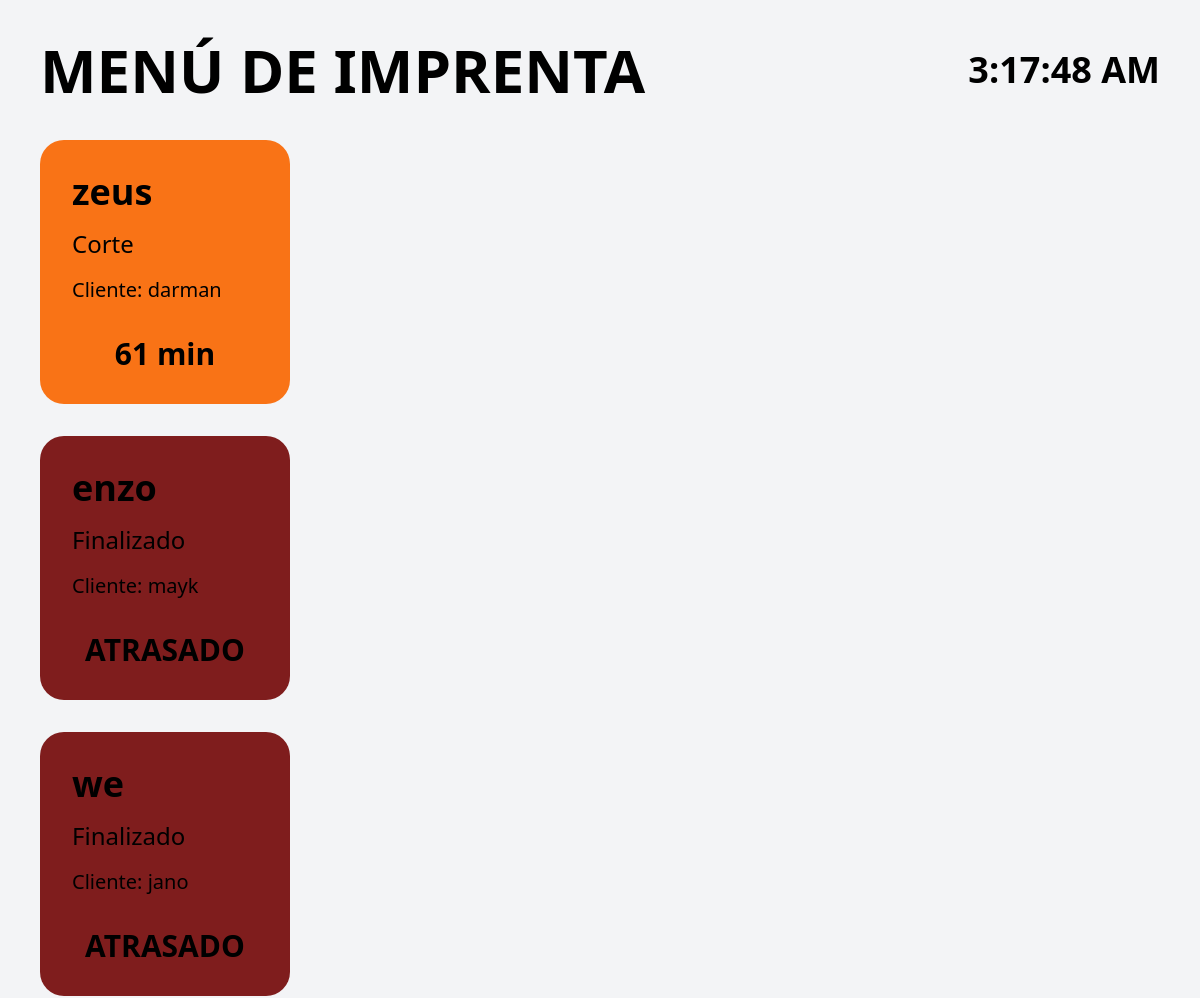
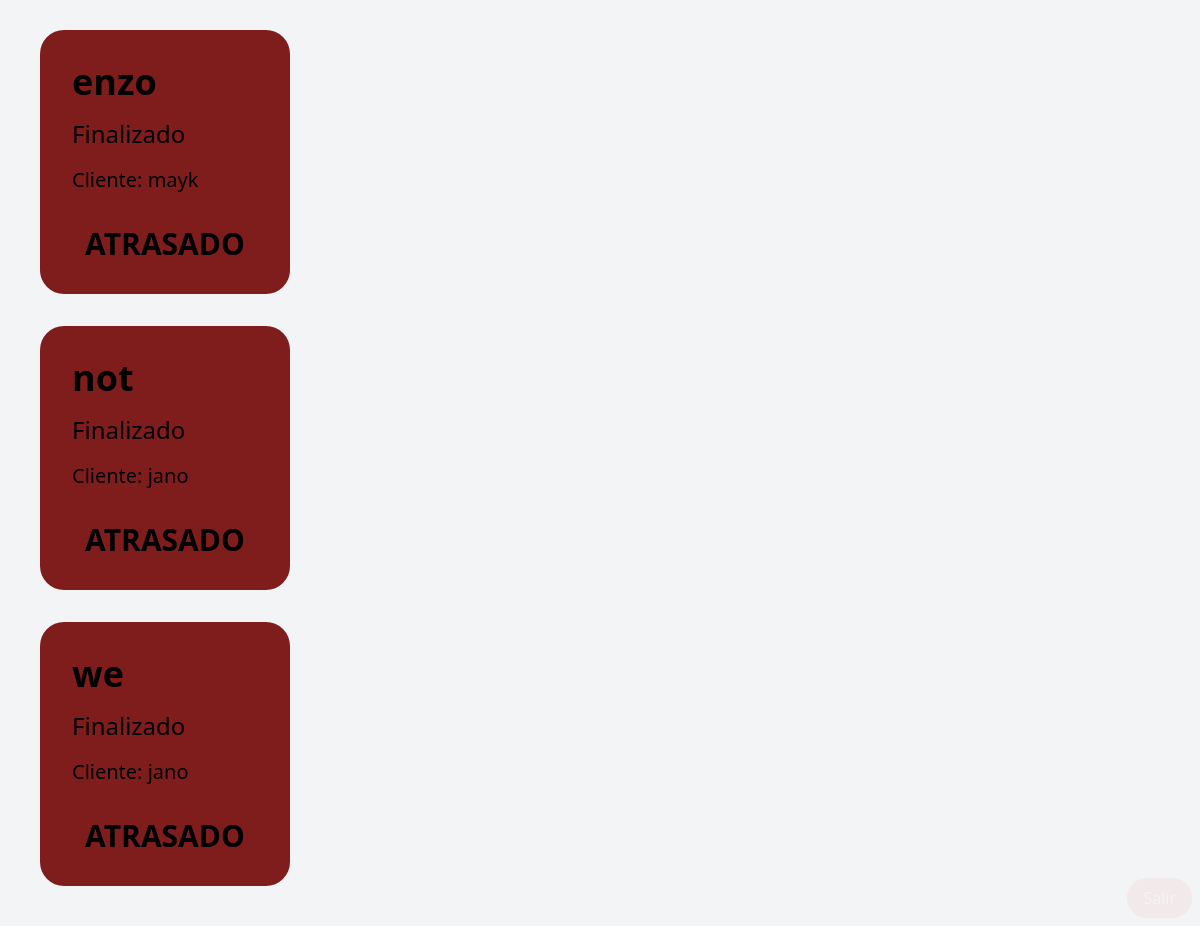
The page /cliente/ on the database its author committed (2 pictures, top to bottom).
### menu/models.py (models this page shows, shortened)
class OrdenTrabajo(models.Model):
    ESTADOS = [
        ('revision', 'Revisión'),
        ('recepcion', 'Recepción'),
        ('diseno', 'Diseño'),
        ('corte', 'Corte'),
        ('finalizado', 'Finalizado'),
        ('entregado', 'Entregado'),
    ]
    PRIORIDADES = [
        ('normal', 'Normal'),
        ('urgente', 'Urgente'),
    ]
    empresa = models.CharField(max_length=200)
    cliente = models.CharField(max_length=200)
    telefono = models.CharField(max_length=20, blank=True, null=True)
    descripcion = models.TextField()
    estado = models.CharField(
        max_length=20,
        choices=ESTADOS,
        default='revision'
    )
    prioridad = models.CharField(
        max_length=20,
        choices=PRIORIDADES,
        default='normal'
    )
    precio = models.DecimalField(
        max_digits=10,
        decimal_places=2,
        default=0
    )
    adelanto = models.DecimalField(
        max_digits=10,
        decimal_places=2,
        default=0
    )
    tiempo_estimado = models.IntegerField(
        help_text="Tiempo en minutos"
    )
    fecha_creacion = models.DateTimeField(auto_now_add=True)
    fecha_inicio = models.DateTimeField(
        blank=True,
        null=True
    )
    fecha_finalizacion = models.DateTimeField(
        blank=True,
        null=True
    )
    trabajador = models.ForeignKey(
        User,
        on_delete=models.SET_NULL,
        null=True,
        blank=True
    )
    observaciones = models.TextField(
        blank=True,
        null=True
    )
    alarma_activada = models.BooleanField(default=False)
    class Meta:
        ordering = ['-fecha_creacion']

### menu/views.py (the view)
def dashboard_cliente(request):
    ordenes = OrdenTrabajo.objects.exclude(
        estado='entregado'
    )
    context = {
        'ordenes': ordenes
    }
    return render(
        request,
        'menu/cliente_dashboard.html',
        context
    )

### menu/templates/menu/cliente_dashboard.html (shortened to what this page needs)
{% extends 'menu/base.html' %}
{% load static %}
{% block cliente_content %}
<body class="bg-black text-white overflow-hidden">
    <div class="p-10">
        <div class="flex justify-between items-center mb-10">
            <h1 class="text-6xl font-bold">
                MENÚ DE IMPRENTA
            </h1>
            <div
                id="reloj"
                class="text-4xl font-bold"
            >
            </div>
        </div>
        <div class="grid grid-cols-1 md:grid-cols-3 gap-8">
            {% include 'menu/partials/ordenes_cliente.html' %}
        </div>
    </div>
    <form
        method="POST"
        action="{% url 'logout' %}"
        class="fixed bottom-2 right-2 opacity-5 hover:opacity-100"
    >
        <button
            type="submit"
            class="bg-red-600 text-white px-4 py-2 rounded-full"
        >
        </button>
    </form>
</body>
{% endblock %}

### imprenta/templates/menu/partials/ordenes_cliente.html
<div class="flex flex-wrap gap-8">
    {% for orden in ordenes %}
        <div
            class="orden-card rounded-3xl p-8 min-w-[250px]
            {% if orden.estado == 'revision' %}
                bg-gray-600
            {% elif orden.estado == 'recepcion' %}
                bg-blue-600
            {% elif orden.estado == 'diseno' %}
                bg-yellow-500
            {% elif orden.estado == 'corte' %}
                bg-orange-500
            {% elif orden.estado == 'finalizado' %}
                bg-green-600
            {% endif %}
            "
            data-inicio="{{ orden.fecha_inicio|date:'c' }}"
            data-tiempo="{{ orden.tiempo_estimado }}"
        >
            <h2 class="text-4xl font-bold mb-4">
                {{ orden.empresa }}
            </h2>
            <p class="text-2xl estado-texto">
                {{ orden.get_estado_display }}
            </p>
            <p class="text-xl mt-4">
                Cliente:
                {{ orden.cliente }}
            </p>
            <div class="contador text-3xl font-bold mt-8 text-center break-words">
            </div>
        </div>
    {% endfor %}
</div>

### rows shown on the page
OrdenTrabajo: empresa "zeus", estado "Corte", cliente "darman"
OrdenTrabajo: empresa "enzo", estado "Finalizado", cliente "mayk"
OrdenTrabajo: empresa "we", estado "Finalizado", cliente "jano"
OrdenTrabajo: empresa "enzo", estado "Finalizado", cliente "mayk"
OrdenTrabajo: empresa "not", estado "Finalizado", cliente "jano"
OrdenTrabajo: empresa "we", estado "Finalizado", cliente "jano"
